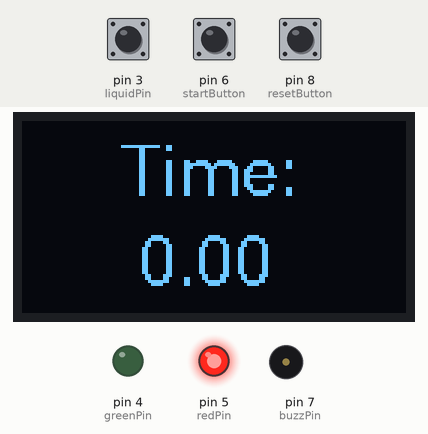
Recording of a sketch running on a simulated Arduino Uno, built with avr-gcc and run on an emulated ATmega328P. Shown: 128×64 one-colour display, output pins drawn as LEDs (lit = HIGH), buzzer (waves = sounding). The test bench sets the inputs (shaded band); at power-on: pin 8 (resetButton) HIGH, pin 3 (liquidPin) HIGH, pin 6 (startButton) HIGH.

Above: at 1.2 s.
1.3 s: pin 8 (resetButton) pulled LOW for 0.15 s
At 1.9 s:
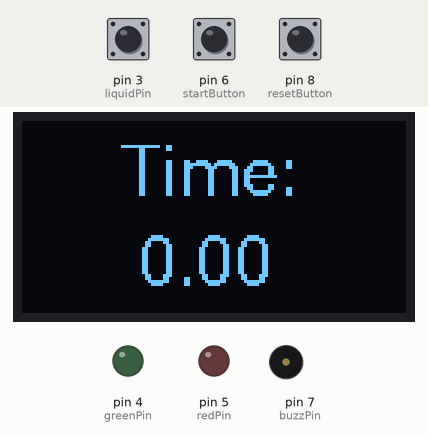
3.5 s: pin 3 (liquidPin) pulled LOW for 0.15 s
At 3.63 s:
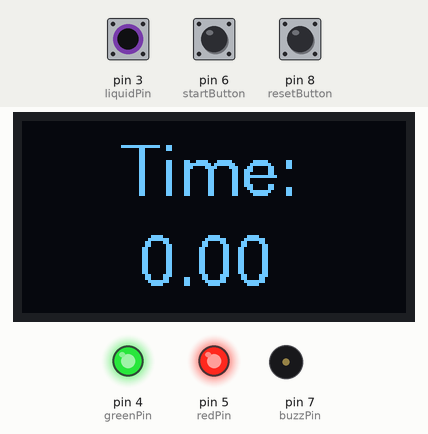
5.2 s: pin 3 (liquidPin) pulled LOW for 3.2 s
At 8.7 s:
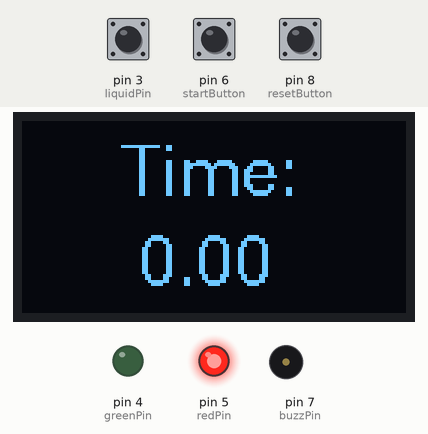
9.9 s: pin 8 (resetButton) pulled LOW for 3.2 s
At 10.69 s:
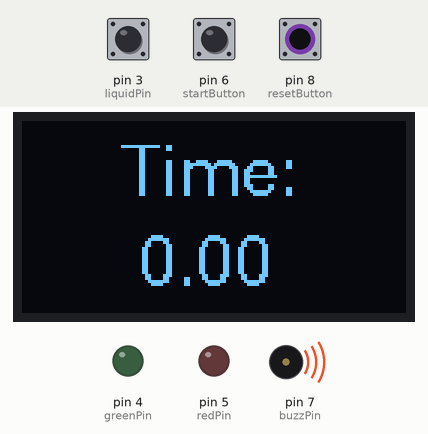
Timing chart, 0 to 14.8 s (numbered marks = the images above; inputs shaded):
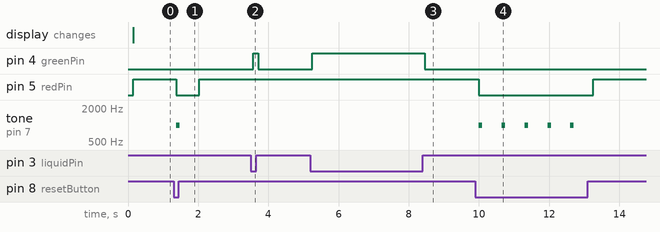

The sketch:

Working_Timer_OLED_V107_Nano_Liquid_Sense.ino
```cpp
#include <StopWatch.h>
#include <U8glib.h>

// create a new variable name (it is an unsigned long but shortened because we will use it a lot)
typedef unsigned long ULONG;
// a class is a variable that we define like a car that has many parts (wheels, doors, etc)
class SysTimer
{
  // we can call functions that are public from outside of the class.
  public:
  // we set default values for our variables in the constructor.
  // A constructor is the same name of the class. It should be called before we use the variable.
  SysTimer(): seconds(0), setseconds(0), delayset(false)
  {

  }
  // this is the destructor, we clear our variables after using the variable.
  // Destructors are there to free up memory.
  ~SysTimer()
  {
    setseconds = 0;
    seconds = 0;
    delayset = false;
  }
  // millis() is the current time in seconds from the arduino's clock.
  // Callback() will update the current time variable whenever it is called.
  void Callback()
  {
    seconds = millis();
  }
  // call SetDelay() to set the timespan until we do something.
  void SetDelay(ULONG timeMS)
  {
    delayset = true;
    this->Callback();
    setseconds = seconds + timeMS;
  }
  // this simply tells us if the delay has been set.
  bool DelaySet()
  {
    return delayset;
  }
  // this will tell us if the timespan has elapsed.
  bool DelayUp()
  {
    if (delayset)
    {
      Callback();
      if (seconds >= setseconds)
      {
        delayset = false;

        return true;
      }
    }

    return false;
  }
  private:
  ULONG seconds, setseconds;
  bool delayset;
};

// create a new variable of the class that we created above.
SysTimer *Timer = 0;

int startButton = 6;
int liquidPin = 3;
int resetButton = 8;

int greenPin = 4;
int redPin = 5;
int buzzPin = 7;

bool swRun;
float swtime;
int stopDelay;

int prevStartState=LOW;

StopWatch sw_millis;                                               // MILLIS (default)
StopWatch sw_secs(StopWatch::SECONDS);

U8GLIB_SH1106_128X64 u8g(12, 11, 10, 9);                           // CLK = 12, MOSI = 11, CS = 10, DC = 9

void setup() {
  // call the new constructor to set all of the internal variables.
  Timer = new SysTimer();
  Serial.begin(9600);
  pinMode(startButton, INPUT_PULLUP);
  pinMode(liquidPin, INPUT_PULLUP);
  pinMode(resetButton, INPUT_PULLUP);
  pinMode(buzzPin, OUTPUT);
  pinMode(greenPin, OUTPUT);
  pinMode(redPin, OUTPUT);
}

void draw(void) {
  u8g.setRot180();                                                 // flip screen, if required:
  u8g.setFont(u8g_font_fur17);                                    //OLED Set font:
  u8g.drawStr(32, 25, "Time:");

  if (swtime < 10) {
  u8g.setPrintPos(39, 55);
  }
  else u8g.setPrintPos(32, 55);
  u8g.println(swtime);                                            //OLED elapsed time in seconds:ms format:

}

// this is a new global function that I created to replace the 'Delay()' that was used before.
void StopDelay()
{
  // set the timer to run until the stopDelay time has elapsed.
  Timer->SetDelay(stopDelay);
  // Run the LED matrix events and keep checking the time.
  while (!Timer->DelayUp())
  {
    swtime=sw_millis.elapsed() / 1000.0, 2;
    u8g.firstPage();                                                        // Put information on OLED
    do {
      draw();                                                             //Refer to Void draw void
    } while (u8g.nextPage());
  }
}

void loop() {

swtime=sw_millis.elapsed() / 1000.0, 2;
stopDelay=sw_millis.elapsed() /.90 - sw_millis.elapsed();


if (digitalRead(startButton) == HIGH && prevStartState == LOW && digitalRead(liquidPin) == LOW) {    //START TIMER
    digitalWrite(greenPin, HIGH);
    digitalWrite(redPin, LOW);
    sw_millis.start();
    swRun=true;

}

if (digitalRead(startButton) == LOW || HIGH){
    prevStartState=digitalRead(startButton);
}

u8g.firstPage();                                                        // Put information on OLED
  do {
    draw();                                                             //Refer to Void draw void
  } while (u8g.nextPage());


if (digitalRead(liquidPin) == HIGH) {                                   //LIQUID at 90%
    //delay(stopDelay);                                                   //stopDelay=sw_millis.elapsed() /.90 - sw_millis.elapsed()
    // added the StopDelay() function in place of 'delay()'
    StopDelay();
    sw_millis.stop();
    digitalWrite(greenPin, LOW);
    digitalWrite(redPin, HIGH);
    swRun=false;
  }


if (digitalRead(resetButton) == LOW) {                                  //RESET TIMER
    sw_millis.reset();
    swRun=false;
    digitalWrite(redPin, LOW);
    digitalWrite(greenPin, LOW);
    tone(buzzPin, 1000, 100);
    delay(500);

}


if (swRun == true){                                               //turn buzzer on if swRun (Stopwatch run) = true;
    tone(buzzPin, 100, 10);
}


if (digitalRead(startButton) == HIGH && digitalRead(liquidPin) == LOW && swRun == false) {

    digitalWrite(redPin, HIGH);
    digitalWrite(greenPin, HIGH);
}
    else if (digitalRead(startButton) == LOW && digitalRead(liquidPin) == LOW && swRun == false) {
      digitalWrite(redPin, LOW);
      digitalWrite(greenPin, LOW);
    }


  delay(1);
}
```

Measured:
- after the input at 1.3 s, pin 5 (redPin): HIGH → LOW after 0.08 s, → HIGH 0.65 s later; tone on pin 7 (buzzPin): silent → 1000 Hz after 0.08 s, → silent 0.10 s later
- after the input at 3.5 s, pin 4 (greenPin): LOW → HIGH after 0.06 s, → LOW 0.15 s later
- after the input at 5.2 s, pin 4 (greenPin): LOW → HIGH after 0.05 s, → LOW 3.2 s later
- after the input at 9.9 s, pin 5 (redPin): HIGH → LOW after 0.09 s, → HIGH 3.3 s later; tone on pin 7 (buzzPin): alternates 1000 Hz for 0.10 s and silent for 0.55 s, 10 changes in all, then stays silent, starting after 0.09 s
